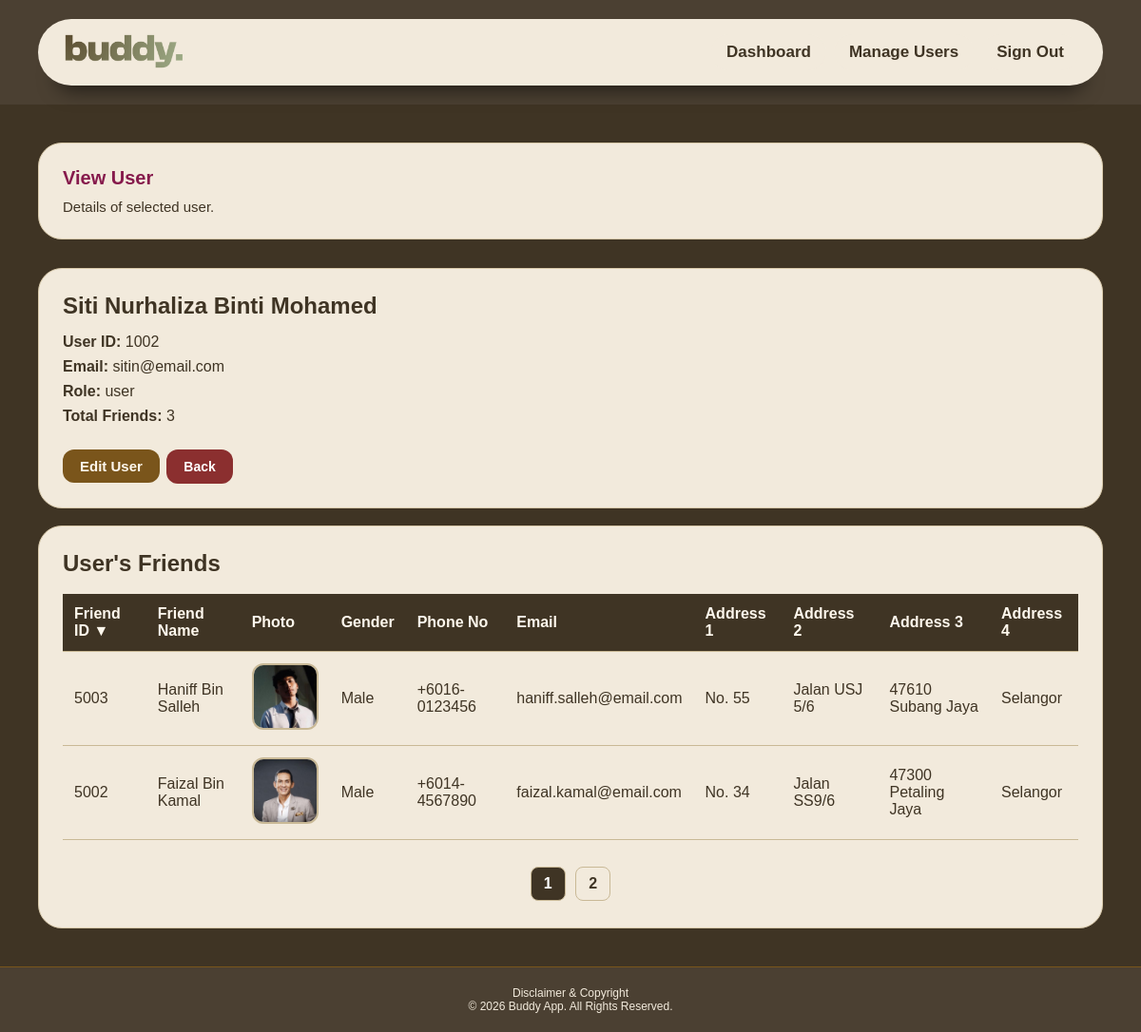
The page /admin/user_view.php?id=1002 (signed in) on the database its author committed.
### tables this page shows
CREATE TABLE `users` (
  `user_id` int(11) NOT NULL,
  `full_name` varchar(100) NOT NULL,
  `email` varchar(100) NOT NULL,
  `password` varchar(255) NOT NULL,
  `role` enum('admin','user') NOT NULL DEFAULT 'user'
);

CREATE TABLE `friends` (
  `friend_id` int(11) NOT NULL,
  `user_id` int(11) NOT NULL,
  `photo` varchar(255) DEFAULT NULL,
  `friend_name` varchar(100) NOT NULL,
  `gender` enum('Male','Female') NOT NULL,
  `phone_no` varchar(20) DEFAULT NULL,
  `email` varchar(100) DEFAULT NULL,
  `address1` varchar(150) DEFAULT NULL,
  `address2` varchar(150) DEFAULT NULL,
  `address3` varchar(150) DEFAULT NULL,
  `address4` varchar(100) DEFAULT NULL
);

### admin/user_view.php (the view, shortened to what this page needs)
<?php
include "../database/dbconn.php";
$user_id = isset($_GET['id']) ? intval($_GET['id']) : 0;
$user_sql = "SELECT * FROM users WHERE user_id = ?";
$user_stmt = mysqli_prepare($conn, $user_sql);
mysqli_stmt_bind_param($user_stmt, "i", $user_id);
mysqli_stmt_execute($user_stmt);
$user_result = mysqli_stmt_get_result($user_stmt);
$user = mysqli_fetch_assoc($user_result);
$count_sql = "SELECT COUNT(*) AS total_friends FROM friends WHERE user_id = ?";
$count_stmt = mysqli_prepare($conn, $count_sql);
mysqli_stmt_bind_param($count_stmt, "i", $user_id);
mysqli_stmt_execute($count_stmt);
$count_result = mysqli_stmt_get_result($count_stmt);
$count_row = mysqli_fetch_assoc($count_result);
$total_friends = $count_row['total_friends'];
$friends_per_page = 2;
$friend_page = isset($_GET['friend_page']) ? intval($_GET['friend_page']) : 1;
$total_pages = ceil($total_friends / $friends_per_page);
$offset = ($friend_page - 1) * $friends_per_page;
$sort = $_GET['sort'] ?? "friend_id";
$order = $_GET['order'] ?? "DESC";
function friend_sort_link($column, $label, $current_sort, $current_order, $user_id) {
    if ($current_sort == $column && $current_order == "ASC") {
        $next_order = "DESC";
    } else {
        $next_order = "ASC";
    }
    $arrow = "";
    if ($current_sort == $column) {
        $arrow = ($current_order == "ASC") ? " ▲" : " ▼";
    }
    return '<a class="sort-link" href="user_view.php?id=' . $user_id .
           '&sort=' . $column .
           '&order=' . $next_order .
           '&friend_page=1">' . $label . $arrow . '</a>';
}
$friend_sql = "SELECT * FROM friends
               WHERE user_id = ?
               ORDER BY $sort $order, friend_id DESC
               LIMIT ? OFFSET ?";
$friend_stmt = mysqli_prepare($conn, $friend_sql);
mysqli_stmt_bind_param($friend_stmt, "iii", $user_id, $friends_per_page, $offset);
mysqli_stmt_execute($friend_stmt);
$friend_result = mysqli_stmt_get_result($friend_stmt);
?>
<!DOCTYPE html>
<html lang="en">
<head>
    <link rel="stylesheet" href="../assets/css/style.css?v=13">
</head>
<body class="dashboard-body">
    <?php include "../header.php"; ?>
    <main class="dashboard-main">
        <section class="welcome-box">
            <h1>View User</h1>
            <p>Details of selected user.</p>
        </section>
        <?php if ($user): ?>
            <section class="details-section">
                <h2><?php echo htmlspecialchars($user['full_name']); ?></h2>
                <p><strong>User ID:</strong> <?php echo $user['user_id']; ?></p>
                <p><strong>Email:</strong> <?php echo htmlspecialchars($user['email']); ?></p>
                <p><strong>Role:</strong> <?php echo $user['role']; ?></p>
                <p><strong>Total Friends:</strong> <?php echo $total_friends; ?></p>
                <br>
                <a class="dashboard-btn" href="user_edit.php?id=<?php echo $user['user_id']; ?>">Edit User</a>
                <a class="back-btn" href="user_list.php">Back</a>
            </section>
            <br>
            <section class="table-section dashboard-gap">
                <h2>User's Friends</h2><br>
                <table class="admin-table">
                    <tr>
                        <th><?php echo friend_sort_link("friend_id", "Friend ID", $sort, $order, $user_id); ?></th>
                        <th><?php echo friend_sort_link("friend_name", "Friend Name", $sort, $order, $user_id); ?></th>
                        <th><?php echo friend_sort_link("photo", "Photo", $sort, $order, $user_id); ?></th>
                        <th><?php echo friend_sort_link("gender", "Gender", $sort, $order, $user_id); ?></th>
                        <th><?php echo friend_sort_link("phone_no", "Phone No", $sort, $order, $user_id); ?></th>
                        <th><?php echo friend_sort_link("email", "Email", $sort, $order, $user_id); ?></th>
                        <th><?php echo friend_sort_link("address1", "Address 1", $sort, $order, $user_id); ?></th>
                        <th><?php echo friend_sort_link("address2", "Address 2", $sort, $order, $user_id); ?></th>
                        <th><?php echo friend_sort_link("address3", "Address 3", $sort, $order, $user_id); ?></th>
                        <th><?php echo friend_sort_link("address4", "Address 4", $sort, $order, $user_id); ?></th>
                    </tr>
                    <?php if (mysqli_num_rows($friend_result) > 0): ?>
                        <?php while ($friend = mysqli_fetch_assoc($friend_result)): ?>
                            <tr>
                                <td><?php echo $friend['friend_id']; ?></td>
                                <td><?php echo htmlspecialchars($friend['friend_name']); ?></td>
                                <td>
                                    <?php if (!empty($friend['photo'])): ?>
                                        <img src="../uploads/friends/<?php echo htmlspecialchars($friend['photo']); ?>" alt="Friend Photo" class="friend-photo">
                                    <?php else: ?> No photo
                                    <?php endif; ?>
                                </td>
                                <td><?php echo $friend['gender']; ?></td>
                                <td><?php echo htmlspecialchars($friend['phone_no']); ?></td>
                                <td><?php echo htmlspecialchars($friend['email']); ?></td>
                                <td><?php echo htmlspecialchars($friend['address1']); ?></td>
                                <td><?php echo htmlspecialchars($friend['address2']); ?></td>
                                <td><?php echo htmlspecialchars($friend['address3']); ?></td>
                                <td><?php echo htmlspecialchars($friend['address4']); ?></td>
                            </tr>
                        <?php endwhile; ?>
                    <?php else: ?>
                        <tr><td colspan="10">This user has no friends yet.</td></tr>
                    <?php endif; ?>
                </table>
                <?php if ($total_friends > $friends_per_page): ?>
                    <div class="pagination-box">
                        <?php for ($page = 1; $page <= $total_pages; $page++): ?>
                            <a
                                href="user_view.php?id=<?php echo $user_id; ?>&friend_page=<?php echo $page; ?>&sort=<?php echo $sort; ?>&order=<?php echo $order; ?>"
                                class="<?php echo ($page == $friend_page) ? 'active-page' : ''; ?>"
                            >
                                <?php echo $page; ?>
                            </a>
                        <?php endfor; ?>
                    </div>
                <?php endif; ?>
            </section>
        <?php endif; ?>
    </main>
    <?php include "../footer.php"; ?>
</html>

### header.php (shortened to what this page needs)
<?php
$role = $_SESSION['role'] ?? "";
?>
<header class="dashboard-header">
    <div class="dashboard-area">
        <?php if ($role === "admin"): ?>
        <a href="../admin/admin_dashboard.php" class="logo-box">
            <img src="../assets/images/logo.png" alt="Buddy App Logo" class="logo">
        </a>
        <?php elseif ($role === "user"): ?>
        <a href="../user/user_dashboard.php" class="logo-box">
            <img src="../assets/images/logo.png" alt="Buddy App Logo" class="logo">
        </a>
        <?php endif; ?>
        <nav class="nav-box">
            <?php if ($role === "admin"): ?>
                <ul>
                    <li><a href="../admin/admin_dashboard.php">Dashboard</a></li>
                    <li><a href="../admin/user_list.php">Manage Users</a></li>
                    <li><a href="../signout.php">Sign Out</a></li>
                </ul>
            <?php endif; ?>
        </nav>
    </div>
</header>

### footer.php
    <footer class="main-footer">
        <p> Disclaimer & Copyright </p>
        <p>&copy; 2026 Buddy App. All Rights Reserved. </p>
    </footer>
</body>

### assets/css/style.css (style rules this page uses)
* { margin: 0; padding: 0; box-sizing: border-box; font-family: Arial, Helvetica, sans-serif; }
html, body { height: 100%; scrollbar-width: none; -ms-overflow-style: none; }
body { min-height: 100vh; background-color: #3f3424; }
.dashboard-body { background-color: #3f3424; min-height: 100vh; display: flex; flex-direction: column; }
.dashboard-header { padding: 20px 40px; background-color: #4b4032; }
.dashboard-area { height: 70px; background-color: #f2eadc; border-radius: 60px; padding: 5px 25px; display: flex; align-items: center; justify-content: space-between; gap: 25px; box-shadow: 0 25px 20px -20px rgba(0, 0, 0, 0.55); }
.logo { width: 130px; height: 95px; object-fit: contain; }
.nav-box { flex: 1; display: flex; justify-content: right; }
.nav-box ul { display: flex; align-items: center; justify-content: center; list-style: none; gap: 8px; }
.nav-box ul li { position: relative; padding: 9px 16px; font-size: 17px; font-weight: 700; cursor: pointer; z-index: 2; }
.nav-box ul li a { text-decoration: none; color: #3f3424; }
.nav-box ul li::after { content: ''; background: #f2eadc; width: 100%; height: 100%; border-radius: 30px; position: absolute; top: 50%; left: 50%; transform: translate(-50%, -50%); z-index: -1; }
.dashboard-main { padding: 40px; flex: 1; }
.welcome-box { background-color: #f2eadc; padding: 25px; border-radius: 25px; margin-bottom: 30px; color: #3f3424; border: 1px solid #d8c9aa; }
.welcome-box h1 { font-size: 20px; color: #861a4c; }
.welcome-box p { font-size: 15px; margin-top: 10px; }
.main-footer { text-align: center; font-size: 12px; color: #f2eadc; margin-top: auto; padding: 20px 30px; background-color: #4b4032; border-top: 1px solid #7a551b; }
.dashboard-btn { display: inline-block; text-decoration: none; background-color: #7a551b; color: #fff8ed; padding: 9px 18px; border-radius: 12px; font-weight: bold; font-size: 15px; border: none; cursor: pointer; }
.back-btn { display: inline-block; text-decoration: none; background-color: #8b2f2f; color: #ffffff; padding: 10px 18px; border-radius: 12px; font-weight: bold; margin-left: 3px; font-size: 14px; }
.table-section { background-color: #f2eadc; padding: 25px; border-radius: 25px; color: #3f3424; border: 1px solid #d8c9aa; overflow-x: auto; }
.admin-table { width: 100%; border-collapse: collapse; }
.admin-table th, .admin-table td { padding: 12px; border-bottom: 1px solid #c9b996; text-align: left; }
.admin-table th { background-color: #3f3424; color: #fff8ed; }
.sort-link { color: #fff8ed; text-decoration: none; font-weight: bold; }
.details-section { background-color: #f2eadc; padding: 25px; border-radius: 25px; color: #3f3424; border: 1px solid #d8c9aa; }
.details-section h2 { margin-bottom: 15px; }
.details-section p { margin-bottom: 8px; }
.pagination-box { margin-top: 25px; text-align: center; }
.pagination-box a { display: inline-block; text-decoration: none; background-color: #f2eadc; color: #3f3424; padding: 8px 13px; margin: 3px; border-radius: 8px; font-weight: bold; border: 1px solid #c9b996; }
.pagination-box .active-page { background-color: #3f3424; color: #ffffff; }
.friend-photo { width: 70px; height: 70px; object-fit: cover; border-radius: 12px; border: 2px solid #c9b996; }

### rows shown on the page
users: full_name "Siti Nurhaliza Binti Mohamed", user_id "1002", email "sitin@email.com", role "user"
friends: friend_id "5003", friend_name "Haniff Bin Salleh", photo (picture), gender "Male", phone_no "+6016-0123456", email "haniff.salleh@email.com", address1 "No. 55", address2 "Jalan USJ 5/6", address3 "47610 Subang Jaya", address4 "Selangor"
friends: friend_id "5002", friend_name "Faizal Bin Kamal", photo (picture), gender "Male", phone_no "+6014-4567890", email "faizal.kamal@email.com", address1 "No. 34", address2 "Jalan SS9/6", address3 "47300 Petaling Jaya", address4 "Selangor"

### other values the page prints
$total_friends "3"
$label "Friend ID Friend Name Photo Gender Phone No Email Address 1 Address 2 Address 3 Address 4"
$arrow "▼"
